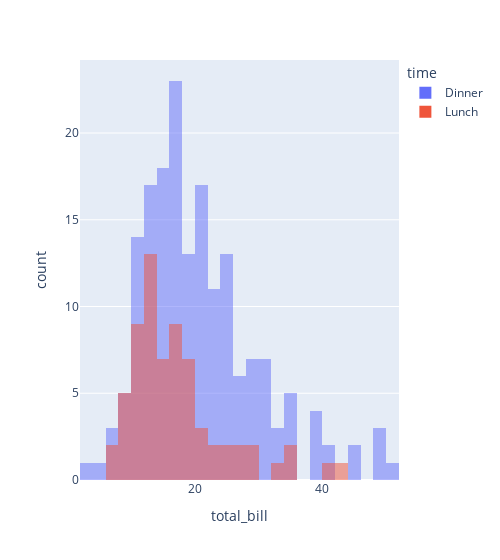

The notebook cell saved with this chart:
### Code cell
# plotly histogram
px.histogram(data_frame=tip_df, x='total_bill', width=500, color='time', barmode='overlay') #bin의 갯수

### Figure 1 — Plotly figure (JSON) as saved in the notebook; plotly's stock layout.template omitted (floating-point values rounded to 4 significant figures; data arrays with more than 128 entries replaced by an {"elided": "..."} marker saying what was removed)
{"data": [{"bingroup": "x", "hovertemplate": "time=Dinner<br>total_bill=%{x}<br>count=%{y}<extra></extra>", "legendgroup": "Dinner", "marker": {"color": "#636efa", "opacity": 0.5, "pattern": {"shape": ""}}, "name": "Dinner", "orientation": "v", "showlegend": true, "type": "histogram", "x": {"elided": "176 float values"}, "xaxis": "x", "yaxis": "y"}, {"bingroup": "x", "hovertemplate": "time=Lunch<br>total_bill=%{x}<br>count=%{y}<extra></extra>", "legendgroup": "Lunch", "marker": {"color": "#EF553B", "opacity": 0.5, "pattern": {"shape": ""}}, "name": "Lunch", "orientation": "v", "showlegend": true, "type": "histogram", "x": [27.2, 22.76, 17.29, 19.44, 16.66, 10.07, 32.68, 15.98, 34.83, 13.03, 18.28, 24.71, 21.16, 10.65, 12.43, 24.08, 11.69, 13.42, 14.26, 15.95, 12.48, 29.8, 8.52, 14.52, 11.38, 22.82, 19.08, 20.27, 11.17, 12.26, 18.26, 8.51, 10.33, 14.15, 16.0, 13.16, 17.47, 34.3, 41.19, 27.05, 16.43, 8.35, 18.64, 11.87, 9.78, 7.51, 19.81, 28.44, 15.48, 16.58, 7.56, 10.34, 43.11, 13.0, 13.51, 18.71, 12.74, 13.0, 16.4, 20.53, 16.47, 12.16, 13.42, 8.58, 15.98, 13.42, 16.27, 10.09], "xaxis": "x", "yaxis": "y"}], "layout": {"barmode": "overlay", "legend": {"title": {"text": "time"}, "tracegroupgap": 0}, "margin": {"t": 60}, "width": 500, "xaxis": {"anchor": "y", "domain": [0, 1], "title": {"text": "total_bill"}}, "yaxis": {"anchor": "x", "domain": [0, 1], "title": {"text": "count"}}}}
